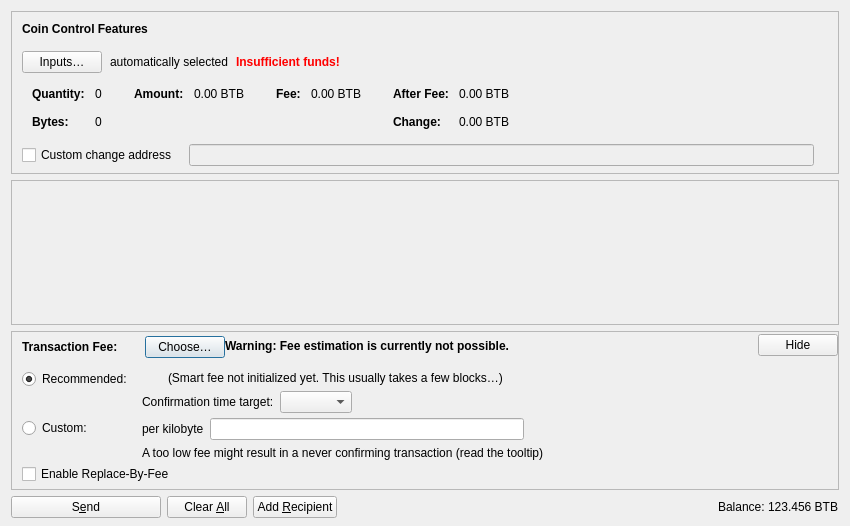
<?xml version="1.0" encoding="UTF-8"?>
<ui version="4.0">
 <class>SendCoinsDialog</class>
 <widget class="QDialog" name="SendCoinsDialog">
  <property name="geometry">
   <rect>
    <x>0</x>
    <y>0</y>
    <width>850</width>
    <height>526</height>
   </rect>
  </property>
  <property name="windowTitle">
   <string>Send Coins</string>
  </property>
  <layout class="QVBoxLayout" name="verticalLayout" stretch="0,1,0,0">
   <property name="bottomMargin">
    <number>8</number>
   </property>
   <item>
    <widget class="QFrame" name="frameCoinControl">
     <property name="sizePolicy">
      <sizepolicy hsizetype="Expanding" vsizetype="Expanding">
       <horstretch>0</horstretch>
       <verstretch>0</verstretch>
      </sizepolicy>
     </property>
     <property name="maximumSize">
      <size>
       <width>16777215</width>
       <height>16777215</height>
      </size>
     </property>
     <property name="frameShape">
      <enum>QFrame::StyledPanel</enum>
     </property>
     <property name="frameShadow">
      <enum>QFrame::Sunken</enum>
     </property>
     <layout class="QVBoxLayout" name="verticalLayoutCoinControl2">
      <property name="spacing">
       <number>0</number>
      </property>
      <property name="leftMargin">
       <number>0</number>
      </property>
      <property name="topMargin">
       <number>0</number>
      </property>
      <property name="rightMargin">
       <number>0</number>
      </property>
      <property name="bottomMargin">
       <number>6</number>
      </property>
      <item>
       <layout class="QVBoxLayout" name="verticalLayoutCoinControl" stretch="0,0,0,0,1">
        <property name="spacing">
         <number>0</number>
        </property>
        <property name="leftMargin">
         <number>10</number>
        </property>
        <property name="topMargin">
         <number>10</number>
        </property>
        <item>
         <layout class="QHBoxLayout" name="horizontalLayoutCoinControl1">
          <property name="bottomMargin">
           <number>15</number>
          </property>
          <item>
           <widget class="QLabel" name="labelCoinControlFeatures">
            <property name="sizePolicy">
             <sizepolicy hsizetype="Preferred" vsizetype="Maximum">
              <horstretch>0</horstretch>
              <verstretch>0</verstretch>
             </sizepolicy>
            </property>
            <property name="font">
             <font>
              <weight>75</weight>
              <bold>true</bold>
             </font>
            </property>
            <property name="styleSheet">
             <string notr="true">font-weight:bold;</string>
            </property>
            <property name="text">
             <string>Coin Control Features</string>
            </property>
           </widget>
          </item>
         </layout>
        </item>
        <item>
         <layout class="QHBoxLayout" name="horizontalLayoutCoinControl2" stretch="0,0,0,0">
          <property name="spacing">
           <number>8</number>
          </property>
          <property name="bottomMargin">
           <number>10</number>
          </property>
          <item>
           <widget class="QPushButton" name="pushButtonCoinControl">
            <property name="styleSheet">
             <string notr="true"/>
            </property>
            <property name="text">
             <string>Inputs…</string>
            </property>
            <property name="autoDefault">
             <bool>false</bool>
            </property>
           </widget>
          </item>
          <item>
           <widget class="QLabel" name="labelCoinControlAutomaticallySelected">
            <property name="text">
             <string>automatically selected</string>
            </property>
            <property name="margin">
             <number>5</number>
            </property>
           </widget>
          </item>
          <item>
           <widget class="QLabel" name="labelCoinControlInsuffFunds">
            <property name="font">
             <font>
              <weight>75</weight>
              <bold>true</bold>
             </font>
            </property>
            <property name="styleSheet">
             <string notr="true">color:red;font-weight:bold;</string>
            </property>
            <property name="text">
             <string>Insufficient funds!</string>
            </property>
            <property name="margin">
             <number>5</number>
            </property>
           </widget>
          </item>
          <item>
           <spacer name="horizontalSpacerCoinControl">
            <property name="orientation">
             <enum>Qt::Horizontal</enum>
            </property>
            <property name="sizeHint" stdset="0">
             <size>
              <width>40</width>
              <height>1</height>
             </size>
            </property>
           </spacer>
          </item>
         </layout>
        </item>
        <item>
         <widget class="QWidget" name="widgetCoinControl" native="true">
          <property name="sizePolicy">
           <sizepolicy hsizetype="Preferred" vsizetype="Preferred">
            <horstretch>0</horstretch>
            <verstretch>0</verstretch>
           </sizepolicy>
          </property>
          <property name="minimumSize">
           <size>
            <width>0</width>
            <height>0</height>
           </size>
          </property>
          <property name="styleSheet">
           <string notr="true"/>
          </property>
          <layout class="QHBoxLayout" name="horizontalLayoutCoinControl5">
           <property name="leftMargin">
            <number>0</number>
           </property>
           <property name="topMargin">
            <number>0</number>
           </property>
           <property name="rightMargin">
            <number>0</number>
           </property>
           <property name="bottomMargin">
            <number>0</number>
           </property>
           <item>
            <layout class="QHBoxLayout" name="horizontalLayoutCoinControl3" stretch="0,0,0,1">
             <property name="spacing">
              <number>20</number>
             </property>
             <property name="topMargin">
              <number>0</number>
             </property>
             <property name="bottomMargin">
              <number>10</number>
             </property>
             <item>
              <layout class="QFormLayout" name="formLayoutCoinControl1">
               <property name="labelAlignment">
                <set>Qt::AlignLeft|Qt::AlignVCenter</set>
               </property>
               <property name="horizontalSpacing">
                <number>10</number>
               </property>
               <property name="verticalSpacing">
                <number>14</number>
               </property>
               <property name="leftMargin">
                <number>10</number>
               </property>
               <property name="topMargin">
                <number>4</number>
               </property>
               <property name="rightMargin">
                <number>6</number>
               </property>
               <item row="0" column="0">
                <widget class="QLabel" name="labelCoinControlQuantityText">
                 <property name="font">
                  <font>
                   <weight>75</weight>
                   <bold>true</bold>
                  </font>
                 </property>
                 <property name="text">
                  <string>Quantity:</string>
                 </property>
                 <property name="margin">
                  <number>0</number>
                 </property>
                </widget>
               </item>
               <item row="0" column="1">
                <widget class="QLabel" name="labelCoinControlQuantity">
                 <property name="cursor">
                  <cursorShape>IBeamCursor</cursorShape>
                 </property>
                 <property name="contextMenuPolicy">
                  <enum>Qt::ActionsContextMenu</enum>
                 </property>
                 <property name="text">
                  <string notr="true">0</string>
                 </property>
                 <property name="margin">
                  <number>0</number>
                 </property>
                 <property name="textInteractionFlags">
                  <set>Qt::LinksAccessibleByMouse|Qt::TextSelectableByKeyboard|Qt::TextSelectableByMouse</set>
                 </property>
                </widget>
               </item>
               <item row="1" column="0">
                <widget class="QLabel" name="labelCoinControlBytesText">
                 <property name="font">
                  <font>
                   <weight>75</weight>
                   <bold>true</bold>
                  </font>
                 </property>
                 <property name="text">
                  <string>Bytes:</string>
                 </property>
                </widget>
               </item>
               <item row="1" column="1">
                <widget class="QLabel" name="labelCoinControlBytes">
                 <property name="cursor">
                  <cursorShape>IBeamCursor</cursorShape>
                 </property>
                 <property name="contextMenuPolicy">
                  <enum>Qt::ActionsContextMenu</enum>
                 </property>
                 <property name="text">
                  <string notr="true">0</string>
                 </property>
                 <property name="textInteractionFlags">
                  <set>Qt::LinksAccessibleByMouse|Qt::TextSelectableByKeyboard|Qt::TextSelectableByMouse</set>
                 </property>
                </widget>
               </item>
              </layout>
             </item>
             <item>
              <layout class="QFormLayout" name="formLayoutCoinControl2">
               <property name="horizontalSpacing">
                <number>10</number>
               </property>
               <property name="verticalSpacing">
                <number>14</number>
               </property>
               <property name="leftMargin">
                <number>6</number>
               </property>
               <property name="topMargin">
                <number>4</number>
               </property>
               <property name="rightMargin">
                <number>6</number>
               </property>
               <item row="0" column="0">
                <widget class="QLabel" name="labelCoinControlAmountText">
                 <property name="font">
                  <font>
                   <weight>75</weight>
                   <bold>true</bold>
                  </font>
                 </property>
                 <property name="text">
                  <string>Amount:</string>
                 </property>
                 <property name="margin">
                  <number>0</number>
                 </property>
                </widget>
               </item>
               <item row="0" column="1">
                <widget class="QLabel" name="labelCoinControlAmount">
                 <property name="cursor">
                  <cursorShape>IBeamCursor</cursorShape>
                 </property>
                 <property name="contextMenuPolicy">
                  <enum>Qt::ActionsContextMenu</enum>
                 </property>
                 <property name="text">
                  <string notr="true">0.00 BTB</string>
                 </property>
                 <property name="textInteractionFlags">
                  <set>Qt::LinksAccessibleByMouse|Qt::TextSelectableByKeyboard|Qt::TextSelectableByMouse</set>
                 </property>
                </widget>
               </item>
              </layout>
             </item>
             <item>
              <layout class="QFormLayout" name="formLayoutCoinControl3">
               <property name="horizontalSpacing">
                <number>10</number>
               </property>
               <property name="verticalSpacing">
                <number>14</number>
               </property>
               <property name="leftMargin">
                <number>6</number>
               </property>
               <property name="topMargin">
                <number>4</number>
               </property>
               <property name="rightMargin">
                <number>6</number>
               </property>
               <item row="0" column="0">
                <widget class="QLabel" name="labelCoinControlFeeText">
                 <property name="font">
                  <font>
                   <weight>75</weight>
                   <bold>true</bold>
                  </font>
                 </property>
                 <property name="text">
                  <string>Fee:</string>
                 </property>
                 <property name="margin">
                  <number>0</number>
                 </property>
                </widget>
               </item>
               <item row="0" column="1">
                <widget class="QLabel" name="labelCoinControlFee">
                 <property name="cursor">
                  <cursorShape>IBeamCursor</cursorShape>
                 </property>
                 <property name="contextMenuPolicy">
                  <enum>Qt::ActionsContextMenu</enum>
                 </property>
                 <property name="text">
                  <string notr="true">0.00 BTB</string>
                 </property>
                 <property name="textInteractionFlags">
                  <set>Qt::LinksAccessibleByMouse|Qt::TextSelectableByKeyboard|Qt::TextSelectableByMouse</set>
                 </property>
                </widget>
               </item>
              </layout>
             </item>
             <item>
              <layout class="QFormLayout" name="formLayoutCoinControl4">
               <property name="labelAlignment">
                <set>Qt::AlignLeft|Qt::AlignVCenter</set>
               </property>
               <property name="horizontalSpacing">
                <number>10</number>
               </property>
               <property name="verticalSpacing">
                <number>14</number>
               </property>
               <property name="leftMargin">
                <number>6</number>
               </property>
               <property name="topMargin">
                <number>4</number>
               </property>
               <property name="rightMargin">
                <number>6</number>
               </property>
               <item row="0" column="0">
                <widget class="QLabel" name="labelCoinControlAfterFeeText">
                 <property name="font">
                  <font>
                   <weight>75</weight>
                   <bold>true</bold>
                  </font>
                 </property>
                 <property name="text">
                  <string>After Fee:</string>
                 </property>
                 <property name="margin">
                  <number>0</number>
                 </property>
                </widget>
               </item>
               <item row="0" column="1">
                <widget class="QLabel" name="labelCoinControlAfterFee">
                 <property name="cursor">
                  <cursorShape>IBeamCursor</cursorShape>
                 </property>
                 <property name="contextMenuPolicy">
                  <enum>Qt::ActionsContextMenu</enum>
                 </property>
                 <property name="text">
                  <string notr="true">0.00 BTB</string>
                 </property>
                 <property name="textInteractionFlags">
                  <set>Qt::LinksAccessibleByMouse|Qt::TextSelectableByKeyboard|Qt::TextSelectableByMouse</set>
                 </property>
                </widget>
               </item>
               <item row="1" column="0">
                <widget class="QLabel" name="labelCoinControlChangeText">
                 <property name="font">
                  <font>
                   <weight>75</weight>
                   <bold>true</bold>
                  </font>
                 </property>
                 <property name="text">
                  <string>Change:</string>
                 </property>
                </widget>
               </item>
               <item row="1" column="1">
                <widget class="QLabel" name="labelCoinControlChange">
                 <property name="cursor">
                  <cursorShape>IBeamCursor</cursorShape>
                 </property>
                 <property name="contextMenuPolicy">
                  <enum>Qt::ActionsContextMenu</enum>
                 </property>
                 <property name="text">
                  <string notr="true">0.00 BTB</string>
                 </property>
                 <property name="textInteractionFlags">
                  <set>Qt::LinksAccessibleByMouse|Qt::TextSelectableByKeyboard|Qt::TextSelectableByMouse</set>
                 </property>
                </widget>
               </item>
              </layout>
             </item>
            </layout>
           </item>
          </layout>
         </widget>
        </item>
        <item>
         <layout class="QHBoxLayout" name="horizontalLayoutCoinControl4" stretch="0,0,0">
          <property name="spacing">
           <number>12</number>
          </property>
          <property name="sizeConstraint">
           <enum>QLayout::SetDefaultConstraint</enum>
          </property>
          <property name="topMargin">
           <number>5</number>
          </property>
          <property name="rightMargin">
           <number>5</number>
          </property>
          <item>
           <widget class="QCheckBox" name="checkBoxCoinControlChange">
            <property name="toolTip">
             <string>If this is activated, but the change address is empty or invalid, change will be sent to a newly generated address.</string>
            </property>
            <property name="text">
             <string>Custom change address</string>
            </property>
           </widget>
          </item>
          <item>
           <widget class="QValidatedLineEdit" name="lineEditCoinControlChange">
            <property name="enabled">
             <bool>false</bool>
            </property>
            <property name="sizePolicy">
             <sizepolicy hsizetype="Expanding" vsizetype="Fixed">
              <horstretch>0</horstretch>
              <verstretch>0</verstretch>
             </sizepolicy>
            </property>
           </widget>
          </item>
          <item>
           <widget class="QLabel" name="labelCoinControlChangeLabel">
            <property name="sizePolicy">
             <sizepolicy hsizetype="Preferred" vsizetype="Expanding">
              <horstretch>0</horstretch>
              <verstretch>0</verstretch>
             </sizepolicy>
            </property>
            <property name="minimumSize">
             <size>
              <width>0</width>
              <height>0</height>
             </size>
            </property>
            <property name="text">
             <string/>
            </property>
            <property name="margin">
             <number>3</number>
            </property>
           </widget>
          </item>
         </layout>
        </item>
        <item>
         <spacer name="verticalSpacerCoinControl">
          <property name="orientation">
           <enum>Qt::Vertical</enum>
          </property>
          <property name="sizeHint" stdset="0">
           <size>
            <width>800</width>
            <height>1</height>
           </size>
          </property>
         </spacer>
        </item>
       </layout>
      </item>
     </layout>
    </widget>
   </item>
   <item>
    <widget class="QScrollArea" name="scrollArea">
     <property name="widgetResizable">
      <bool>true</bool>
     </property>
     <widget class="QWidget" name="scrollAreaWidgetContents">
      <property name="geometry">
       <rect>
        <x>0</x>
        <y>0</y>
        <width>830</width>
        <height>104</height>
       </rect>
      </property>
      <layout class="QVBoxLayout" name="verticalLayout_2" stretch="0,1">
       <property name="leftMargin">
        <number>0</number>
       </property>
       <property name="topMargin">
        <number>0</number>
       </property>
       <property name="rightMargin">
        <number>0</number>
       </property>
       <property name="bottomMargin">
        <number>0</number>
       </property>
       <item>
        <layout class="QVBoxLayout" name="entries">
         <property name="spacing">
          <number>6</number>
         </property>
        </layout>
       </item>
       <item>
        <spacer name="verticalSpacer">
         <property name="orientation">
          <enum>Qt::Vertical</enum>
         </property>
         <property name="sizeHint" stdset="0">
          <size>
           <width>20</width>
           <height>40</height>
          </size>
         </property>
        </spacer>
       </item>
      </layout>
     </widget>
    </widget>
   </item>
   <item>
    <widget class="QFrame" name="frameFee">
     <property name="sizePolicy">
      <sizepolicy hsizetype="Expanding" vsizetype="Expanding">
       <horstretch>0</horstretch>
       <verstretch>0</verstretch>
      </sizepolicy>
     </property>
     <property name="maximumSize">
      <size>
       <width>16777215</width>
       <height>16777215</height>
      </size>
     </property>
     <property name="frameShape">
      <enum>QFrame::StyledPanel</enum>
     </property>
     <property name="frameShadow">
      <enum>QFrame::Sunken</enum>
     </property>
     <layout class="QVBoxLayout" name="verticalLayoutFee1">
      <property name="spacing">
       <number>0</number>
      </property>
      <property name="leftMargin">
       <number>0</number>
      </property>
      <property name="topMargin">
       <number>0</number>
      </property>
      <property name="rightMargin">
       <number>0</number>
      </property>
      <property name="bottomMargin">
       <number>0</number>
      </property>
      <item>
       <layout class="QVBoxLayout" name="verticalLayoutFee2" stretch="0,0,0">
        <property name="spacing">
         <number>0</number>
        </property>
        <property name="leftMargin">
         <number>10</number>
        </property>
        <property name="topMargin">
         <number>0</number>
        </property>
        <item>
         <layout class="QHBoxLayout" name="horizontalLayoutFee1">
          <property name="bottomMargin">
           <number>0</number>
          </property>
          <item>
           <layout class="QVBoxLayout" name="verticalLayoutFee7">
            <property name="spacing">
             <number>0</number>
            </property>
            <item>
             <spacer name="verticalSpacerSmartFee">
              <property name="orientation">
               <enum>Qt::Vertical</enum>
              </property>
              <property name="sizeType">
               <enum>QSizePolicy::Fixed</enum>
              </property>
              <property name="sizeHint" stdset="0">
               <size>
                <width>1</width>
                <height>4</height>
               </size>
              </property>
             </spacer>
            </item>
            <item>
             <layout class="QHBoxLayout" name="horizontalLayoutSmartFee">
              <property name="spacing">
               <number>10</number>
              </property>
              <item>
               <widget class="QLabel" name="labelFeeHeadline">
                <property name="sizePolicy">
                 <sizepolicy hsizetype="Preferred" vsizetype="Maximum">
                  <horstretch>0</horstretch>
                  <verstretch>0</verstretch>
                 </sizepolicy>
                </property>
                <property name="font">
                 <font>
                  <weight>75</weight>
                  <bold>true</bold>
                 </font>
                </property>
                <property name="styleSheet">
                 <string notr="true">font-weight:bold;</string>
                </property>
                <property name="text">
                 <string>Transaction Fee:</string>
                </property>
               </widget>
              </item>
              <item>
               <widget class="QLabel" name="labelFeeMinimized">
                <property name="text">
                 <string/>
                </property>
               </widget>
              </item>
              <item>
               <widget class="QPushButton" name="buttonChooseFee">
                <property name="text">
                 <string>Choose…</string>
                </property>
               </widget>
              </item>
             </layout>
            </item>
            <item>
             <spacer name="verticalSpacer_5">
              <property name="orientation">
               <enum>Qt::Vertical</enum>
              </property>
              <property name="sizeHint" stdset="0">
               <size>
                <width>1</width>
                <height>1</height>
               </size>
              </property>
             </spacer>
            </item>
           </layout>
          </item>
          <item>
           <widget class="QLabel" name="fallbackFeeWarningLabel">
            <property name="toolTip">
             <string>Using the fallbackfee can result in sending a transaction that will take several hours or days (or never) to confirm. Consider choosing your fee manually or wait until you have validated the complete chain.</string>
            </property>
            <property name="font">
            <font>
                <weight>75</weight>
                <bold>true</bold>
            </font>
            </property>
            <property name="text">
             <string>Warning: Fee estimation is currently not possible.</string>
            </property>
            <property name="wordWrap">
             <bool>false</bool>
            </property>
           </widget>
          </item>
          <item>
           <spacer name="horizontalSpacer_4">
            <property name="orientation">
             <enum>Qt::Horizontal</enum>
            </property>
            <property name="sizeType">
             <enum>QSizePolicy::MinimumExpanding</enum>
            </property>
            <property name="sizeHint" stdset="0">
             <size>
              <width>40</width>
              <height>20</height>
             </size>
            </property>
           </spacer>
          </item>
          <item>
           <widget class="QPushButton" name="buttonMinimizeFee">
            <property name="toolTip">
             <string>Hide transaction fee settings</string>
            </property>
            <property name="text">
             <string>Hide</string>
            </property>
           </widget>
          </item>
         </layout>
        </item>
        <item>
         <widget class="QFrame" name="frameFeeSelection">
          <layout class="QVBoxLayout" name="verticalLayoutFee12">
           <property name="spacing">
            <number>0</number>
           </property>
           <property name="leftMargin">
            <number>0</number>
           </property>
           <property name="topMargin">
            <number>0</number>
           </property>
           <property name="rightMargin">
            <number>0</number>
           </property>
           <property name="bottomMargin">
            <number>0</number>
           </property>
           <item>
            <layout class="QGridLayout" name="gridLayoutFee">
             <property name="topMargin">
              <number>10</number>
             </property>
             <property name="bottomMargin">
              <number>4</number>
             </property>
             <property name="horizontalSpacing">
              <number>10</number>
             </property>
             <property name="verticalSpacing">
              <number>4</number>
             </property>
             <item row="1" column="1">
              <layout class="QVBoxLayout" name="verticalLayoutFee8">
               <property name="spacing">
                <number>6</number>
               </property>
               <item>
                <layout class="QHBoxLayout" name="horizontalLayoutFee13">
                 <item>
                  <widget class="QLabel" name="labelCustomPerKilobyte">
                   <property name="toolTip">
                    <string>Specify a custom fee per kB (1,000 bytes) of the transaction's virtual size.

Note:  Since the fee is calculated on a per-byte basis, a fee rate of "100 satoshis per kvB" for a transaction size of 500 virtual bytes (half of 1 kvB) would ultimately yield a fee of only 50 satoshis.</string>
                   </property>
                   <property name="text">
                    <string>per kilobyte</string>
                   </property>
                  </widget>
                 </item>
                 <item>
                  <widget class="BitbiAmountField" name="customFee"/>
                 </item>
                 <item>
                  <spacer name="horizontalSpacer_6">
                   <property name="orientation">
                    <enum>Qt::Horizontal</enum>
                   </property>
                   <property name="sizeHint" stdset="0">
                    <size>
                     <width>1</width>
                     <height>1</height>
                    </size>
                   </property>
                  </spacer>
                 </item>
                </layout>
               </item>
               <item>
                <layout class="QHBoxLayout" name="horizontalLayoutFee8">
                 <item>
                  <widget class="QLabel" name="labelCustomFeeWarning">
                   <property name="enabled">
                    <bool>true</bool>
                   </property>
                   <property name="toolTip">
                    <string>When there is less transaction volume than space in the blocks, miners as well as relaying nodes may enforce a minimum fee. Paying only this minimum fee is just fine, but be aware that this can result in a never confirming transaction once there is more demand for bitbi transactions than the network can process.</string>
                   </property>
                   <property name="text">
                    <string>A too low fee might result in a never confirming transaction (read the tooltip)</string>
                   </property>
                  </widget>
                 </item>
                 <item>
                  <spacer name="horizontalSpacer_2">
                   <property name="orientation">
                    <enum>Qt::Horizontal</enum>
                   </property>
                   <property name="sizeHint" stdset="0">
                    <size>
                     <width>1</width>
                     <height>1</height>
                    </size>
                   </property>
                  </spacer>
                 </item>
                </layout>
               </item>
              </layout>
             </item>
             <item row="0" column="0">
              <layout class="QVBoxLayout" name="verticalLayoutFee4" stretch="0,1">
               <item>
                <widget class="QRadioButton" name="radioSmartFee">
                 <property name="text">
                  <string>Recommended:</string>
                 </property>
                 <property name="checked">
                  <bool>true</bool>
                 </property>
                 <attribute name="buttonGroup">
                  <string notr="true">groupFee</string>
                 </attribute>
                </widget>
               </item>
               <item>
                <spacer name="verticalSpacer_2">
                 <property name="orientation">
                  <enum>Qt::Vertical</enum>
                 </property>
                 <property name="sizeHint" stdset="0">
                  <size>
                   <width>1</width>
                   <height>1</height>
                  </size>
                 </property>
                </spacer>
               </item>
              </layout>
             </item>
             <item row="1" column="0">
              <layout class="QVBoxLayout" name="verticalLayoutFee9" stretch="0,1">
               <item>
                <widget class="QRadioButton" name="radioCustomFee">
                 <property name="text">
                  <string>Custom:</string>
                 </property>
                 <attribute name="buttonGroup">
                  <string notr="true">groupFee</string>
                 </attribute>
                </widget>
               </item>
               <item>
                <spacer name="verticalSpacer_6">
                 <property name="orientation">
                  <enum>Qt::Vertical</enum>
                 </property>
                 <property name="sizeHint" stdset="0">
                  <size>
                   <width>1</width>
                   <height>1</height>
                  </size>
                 </property>
                </spacer>
               </item>
              </layout>
             </item>
             <item row="0" column="1">
              <layout class="QVBoxLayout" name="verticalLayoutFee3" stretch="0,0,1">
               <property name="spacing">
                <number>6</number>
               </property>
               <property name="topMargin">
                <number>2</number>
               </property>
               <item>
                <layout class="QHBoxLayout" name="horizontalLayoutFee12">
                 <item>
                  <widget class="QLabel" name="labelSmartFee">
                   <property name="text">
                    <string/>
                   </property>
                  </widget>
                 </item>
                 <item>
                  <widget class="QLabel" name="labelFeeEstimation">
                   <property name="text">
                    <string/>
                   </property>
                  </widget>
                 </item>
                 <item>
                  <widget class="QLabel" name="labelSmartFee2">
                   <property name="text">
                    <string>(Smart fee not initialized yet. This usually takes a few blocks…)</string>
                   </property>
                  </widget>
                 </item>
                 <item>
                  <spacer name="horizontalSpacer_5">
                   <property name="orientation">
                    <enum>Qt::Horizontal</enum>
                   </property>
                   <property name="sizeHint" stdset="0">
                    <size>
                     <width>1</width>
                     <height>1</height>
                    </size>
                   </property>
                  </spacer>
                 </item>
                </layout>
               </item>
               <item>
                <layout class="QHBoxLayout" name="horizontalLayoutFee9">
                 <item>
                  <layout class="QVBoxLayout" name="verticalLayoutFee6">
                   <item>
                    <widget class="QLabel" name="labelSmartFee3">
                     <property name="text">
                      <string>Confirmation time target:</string>
                     </property>
                    </widget>
                   </item>
                  </layout>
                 </item>
                 <item>
                  <layout class="QVBoxLayout" name="verticalLayoutFee5">
                   <property name="rightMargin">
                    <number>30</number>
                   </property>
                   <item>
                    <layout class="QHBoxLayout" name="horizontalLayoutConfTarget">
                     <property name="bottomMargin">
                      <number>0</number>
                     </property>
                     <item>
                      <widget class="QComboBox" name="confTargetSelector"/>
                     </item>
                     <item>
                      <spacer name="horizontalSpacerConfTarget">
                       <property name="orientation">
                        <enum>Qt::Horizontal</enum>
                       </property>
                       <property name="sizeHint" stdset="0">
                        <size>
                         <width>40</width>
                         <height>20</height>
                        </size>
                       </property>
                      </spacer>
                     </item>
                    </layout>
                   </item>
                  </layout>
                 </item>
                </layout>
               </item>
               <item>
                <spacer name="verticalSpacer_4">
                 <property name="orientation">
                  <enum>Qt::Vertical</enum>
                 </property>
                 <property name="sizeHint" stdset="0">
                  <size>
                   <width>1</width>
                   <height>1</height>
                  </size>
                 </property>
                </spacer>
               </item>
              </layout>
             </item>
            </layout>
           </item>
           <item>
            <widget class="QCheckBox" name="optInRBF">
             <property name="text">
              <string>Enable Replace-By-Fee</string>
             </property>
             <property name="toolTip">
              <string>With Replace-By-Fee (BIP-125) you can increase a transaction's fee after it is sent. Without this, a higher fee may be recommended to compensate for increased transaction delay risk.</string>
             </property>
            </widget>
           </item>
          </layout>
         </widget>
        </item>
        <item>
         <spacer name="verticalSpacerFee">
          <property name="orientation">
           <enum>Qt::Vertical</enum>
          </property>
          <property name="sizeHint" stdset="0">
           <size>
            <width>40</width>
            <height>5</height>
           </size>
          </property>
         </spacer>
        </item>
       </layout>
      </item>
     </layout>
    </widget>
   </item>
   <item>
    <layout class="QHBoxLayout" name="horizontalLayout">
     <item>
      <widget class="QPushButton" name="sendButton">
       <property name="minimumSize">
        <size>
         <width>150</width>
         <height>0</height>
        </size>
       </property>
       <property name="toolTip">
        <string>Confirm the send action</string>
       </property>
       <property name="text">
        <string>S&amp;end</string>
       </property>
       <property name="icon">
        <iconset resource="../bitbi.qrc">
         <normaloff>:/icons/send</normaloff>:/icons/send</iconset>
       </property>
       <property name="autoDefault">
        <bool>false</bool>
       </property>
       <property name="default">
        <bool>false</bool>
       </property>
      </widget>
     </item>
     <item>
      <widget class="QPushButton" name="clearButton">
       <property name="sizePolicy">
        <sizepolicy hsizetype="Minimum" vsizetype="Fixed">
         <horstretch>0</horstretch>
         <verstretch>0</verstretch>
        </sizepolicy>
       </property>
       <property name="toolTip">
        <string>Clear all fields of the form.</string>
       </property>
       <property name="text">
        <string>Clear &amp;All</string>
       </property>
       <property name="icon">
        <iconset resource="../bitbi.qrc">
         <normaloff>:/icons/remove</normaloff>:/icons/remove</iconset>
       </property>
       <property name="autoDefault">
        <bool>false</bool>
       </property>
      </widget>
     </item>
     <item>
      <widget class="QPushButton" name="addButton">
       <property name="toolTip">
        <string>Send to multiple recipients at once</string>
       </property>
       <property name="text">
        <string>Add &amp;Recipient</string>
       </property>
       <property name="icon">
        <iconset resource="../bitbi.qrc">
         <normaloff>:/icons/add</normaloff>:/icons/add</iconset>
       </property>
       <property name="autoDefault">
        <bool>false</bool>
       </property>
      </widget>
     </item>
     <item>
      <spacer name="horizontalSpacer">
       <property name="orientation">
        <enum>Qt::Horizontal</enum>
       </property>
       <property name="sizeHint" stdset="0">
        <size>
         <width>40</width>
         <height>20</height>
        </size>
       </property>
      </spacer>
     </item>
     <item>
      <layout class="QHBoxLayout" name="horizontalLayout_2">
       <property name="spacing">
        <number>3</number>
       </property>
       <item>
        <widget class="QLabel" name="labelBalanceName">
         <property name="sizePolicy">
          <sizepolicy hsizetype="Preferred" vsizetype="Fixed">
           <horstretch>0</horstretch>
           <verstretch>0</verstretch>
          </sizepolicy>
         </property>
         <property name="text">
          <string>Balance:</string>
         </property>
        </widget>
       </item>
       <item>
        <widget class="QLabel" name="labelBalance">
         <property name="sizePolicy">
          <sizepolicy hsizetype="Preferred" vsizetype="Fixed">
           <horstretch>0</horstretch>
           <verstretch>0</verstretch>
          </sizepolicy>
         </property>
         <property name="cursor">
          <cursorShape>IBeamCursor</cursorShape>
         </property>
         <property name="text">
          <string notr="true">123.456 BTB</string>
         </property>
         <property name="textInteractionFlags">
          <set>Qt::LinksAccessibleByMouse|Qt::TextSelectableByKeyboard|Qt::TextSelectableByMouse</set>
         </property>
        </widget>
       </item>
      </layout>
     </item>
    </layout>
   </item>
  </layout>
 </widget>
 <customwidgets>
  <customwidget>
   <class>QValidatedLineEdit</class>
   <extends>QLineEdit</extends>
   <header>qt/qvalidatedlineedit.h</header>
  </customwidget>
  <customwidget>
   <class>BitbiAmountField</class>
   <extends>QLineEdit</extends>
   <header>qt/bitbiamountfield.h</header>
   <container>1</container>
  </customwidget>
 </customwidgets>
 <resources>
  <include location="../bitbi.qrc"/>
 </resources>
 <connections/>
 <buttongroups>
  <buttongroup name="groupFee"/>
 </buttongroups>
</ui>
